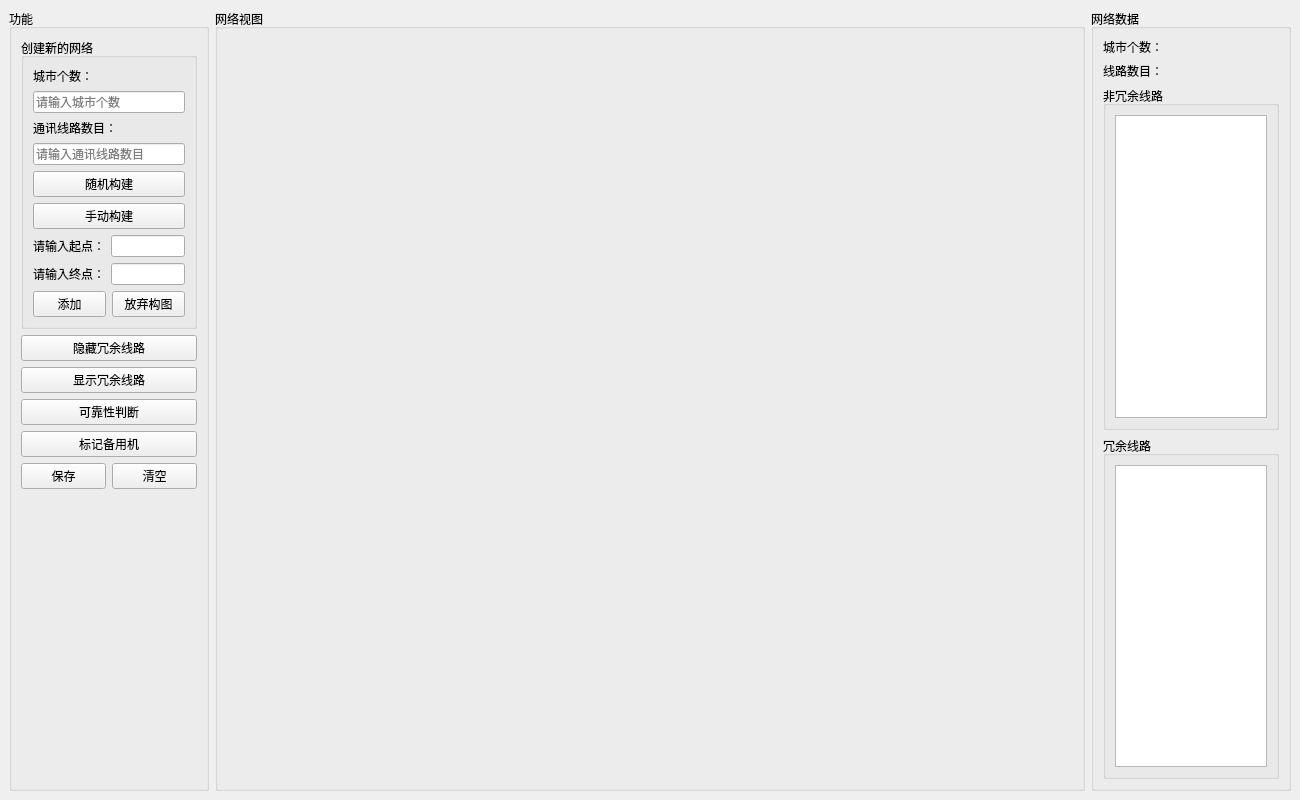
<?xml version="1.0" encoding="UTF-8"?>
<ui version="4.0">
 <class>MainWindow</class>
 <widget class="QMainWindow" name="MainWindow">
  <property name="geometry">
   <rect>
    <x>0</x>
    <y>0</y>
    <width>1300</width>
    <height>800</height>
   </rect>
  </property>
  <property name="minimumSize">
   <size>
    <width>1300</width>
    <height>800</height>
   </size>
  </property>
  <property name="maximumSize">
   <size>
    <width>16777215</width>
    <height>16777215</height>
   </size>
  </property>
  <property name="windowTitle">
   <string>MainWindow</string>
  </property>
  <widget class="QWidget" name="centralwidget">
   <layout class="QHBoxLayout" name="horizontalLayout">
    <item>
     <widget class="QGroupBox" name="groupBox_func">
      <property name="minimumSize">
       <size>
        <width>200</width>
        <height>0</height>
       </size>
      </property>
      <property name="maximumSize">
       <size>
        <width>200</width>
        <height>16777215</height>
       </size>
      </property>
      <property name="title">
       <string>功能</string>
      </property>
      <layout class="QVBoxLayout" name="verticalLayout_6">
       <item>
        <widget class="QGroupBox" name="groupBox_Create">
         <property name="title">
          <string>创建新的网络</string>
         </property>
         <layout class="QVBoxLayout" name="verticalLayout_7">
          <item>
           <widget class="QLabel" name="labelNumcity">
            <property name="text">
             <string>城市个数：</string>
            </property>
           </widget>
          </item>
          <item>
           <widget class="QLineEdit" name="lineEditCity">
            <property name="placeholderText">
             <string>请输入城市个数</string>
            </property>
            <property name="clearButtonEnabled">
             <bool>false</bool>
            </property>
           </widget>
          </item>
          <item>
           <widget class="QLabel" name="labelNumway">
            <property name="text">
             <string>通讯线路数目：</string>
            </property>
           </widget>
          </item>
          <item>
           <widget class="QLineEdit" name="lineEditWay">
            <property name="placeholderText">
             <string>请输入通讯线路数目</string>
            </property>
           </widget>
          </item>
          <item>
           <widget class="QPushButton" name="pushButtonRand">
            <property name="text">
             <string>随机构建</string>
            </property>
           </widget>
          </item>
          <item>
           <widget class="QPushButton" name="pushButtonManu">
            <property name="text">
             <string>手动构建</string>
            </property>
           </widget>
          </item>
          <item>
           <layout class="QVBoxLayout" name="verticalLayoutInput">
            <item>
             <layout class="QHBoxLayout" name="horizontalLayout_5">
              <item>
               <widget class="QLabel" name="label_Start">
                <property name="text">
                 <string>请输入起点：</string>
                </property>
                <property name="textFormat">
                 <enum>Qt::AutoText</enum>
                </property>
               </widget>
              </item>
              <item>
               <widget class="QLineEdit" name="lineEditStart"/>
              </item>
             </layout>
            </item>
            <item>
             <layout class="QHBoxLayout" name="horizontalLayout_6">
              <item>
               <widget class="QLabel" name="label_End">
                <property name="text">
                 <string>请输入终点：</string>
                </property>
               </widget>
              </item>
              <item>
               <widget class="QLineEdit" name="lineEditEnd"/>
              </item>
             </layout>
            </item>
            <item>
             <layout class="QHBoxLayout" name="horizontalLayout_7">
              <item>
               <widget class="QPushButton" name="pushButtonAdd">
                <property name="text">
                 <string>添加</string>
                </property>
               </widget>
              </item>
              <item>
               <widget class="QPushButton" name="pushButtonAband">
                <property name="text">
                 <string>放弃构图</string>
                </property>
               </widget>
              </item>
             </layout>
            </item>
           </layout>
          </item>
         </layout>
        </widget>
       </item>
       <item>
        <widget class="QPushButton" name="pushButtonHideR">
         <property name="text">
          <string>隐藏冗余线路</string>
         </property>
        </widget>
       </item>
       <item>
        <widget class="QPushButton" name="pushButtonShowR">
         <property name="text">
          <string>显示冗余线路</string>
         </property>
        </widget>
       </item>
       <item>
        <widget class="QPushButton" name="pushButtonJudge">
         <property name="text">
          <string>可靠性判断</string>
         </property>
        </widget>
       </item>
       <item>
        <widget class="QPushButton" name="pushButtonImpor">
         <property name="text">
          <string>标记备用机</string>
         </property>
        </widget>
       </item>
       <item>
        <layout class="QHBoxLayout" name="horizontalLayout_2">
         <item>
          <widget class="QPushButton" name="pushButtonSave">
           <property name="text">
            <string>保存</string>
           </property>
          </widget>
         </item>
         <item>
          <widget class="QPushButton" name="pushButtonClear">
           <property name="text">
            <string>清空</string>
           </property>
          </widget>
         </item>
        </layout>
       </item>
       <item>
        <spacer name="verticalSpacer">
         <property name="orientation">
          <enum>Qt::Vertical</enum>
         </property>
         <property name="sizeHint" stdset="0">
          <size>
           <width>20</width>
           <height>40</height>
          </size>
         </property>
        </spacer>
       </item>
      </layout>
     </widget>
    </item>
    <item>
     <widget class="QGroupBox" name="groupBox_view">
      <property name="minimumSize">
       <size>
        <width>0</width>
        <height>0</height>
       </size>
      </property>
      <property name="title">
       <string>网络视图</string>
      </property>
      <layout class="QVBoxLayout" name="verticalLayout_5"/>
     </widget>
    </item>
    <item>
     <widget class="QGroupBox" name="groupBox_waylist">
      <property name="minimumSize">
       <size>
        <width>200</width>
        <height>0</height>
       </size>
      </property>
      <property name="maximumSize">
       <size>
        <width>200</width>
        <height>16777215</height>
       </size>
      </property>
      <property name="title">
       <string>网络数据</string>
      </property>
      <layout class="QVBoxLayout" name="verticalLayout_3">
       <item>
        <layout class="QHBoxLayout" name="horizontalLayout_4">
         <item>
          <widget class="QLabel" name="label">
           <property name="text">
            <string>城市个数：</string>
           </property>
          </widget>
         </item>
         <item>
          <widget class="QLabel" name="labelNowCity">
           <property name="text">
            <string/>
           </property>
          </widget>
         </item>
        </layout>
       </item>
       <item>
        <layout class="QHBoxLayout" name="horizontalLayout_3">
         <item>
          <widget class="QLabel" name="label_2">
           <property name="text">
            <string>线路数目：</string>
           </property>
          </widget>
         </item>
         <item>
          <widget class="QLabel" name="labelNowWay">
           <property name="text">
            <string/>
           </property>
          </widget>
         </item>
        </layout>
       </item>
       <item>
        <widget class="QGroupBox" name="groupBox_Way">
         <property name="title">
          <string>非冗余线路</string>
         </property>
         <layout class="QVBoxLayout" name="verticalLayout">
          <item>
           <widget class="QTextBrowser" name="textBrowserWay"/>
          </item>
         </layout>
        </widget>
       </item>
       <item>
        <widget class="QGroupBox" name="groupBox_Redun">
         <property name="title">
          <string>冗余线路</string>
         </property>
         <layout class="QVBoxLayout" name="verticalLayout_2">
          <item>
           <widget class="QTextBrowser" name="textBrowserRedun"/>
          </item>
         </layout>
        </widget>
       </item>
      </layout>
     </widget>
    </item>
   </layout>
  </widget>
  <widget class="QMenuBar" name="menubar">
   <property name="geometry">
    <rect>
     <x>0</x>
     <y>0</y>
     <width>1300</width>
     <height>26</height>
    </rect>
   </property>
  </widget>
  <action name="actionD">
   <property name="text">
    <string>d</string>
   </property>
  </action>
 </widget>
 <resources/>
 <connections/>
</ui>
